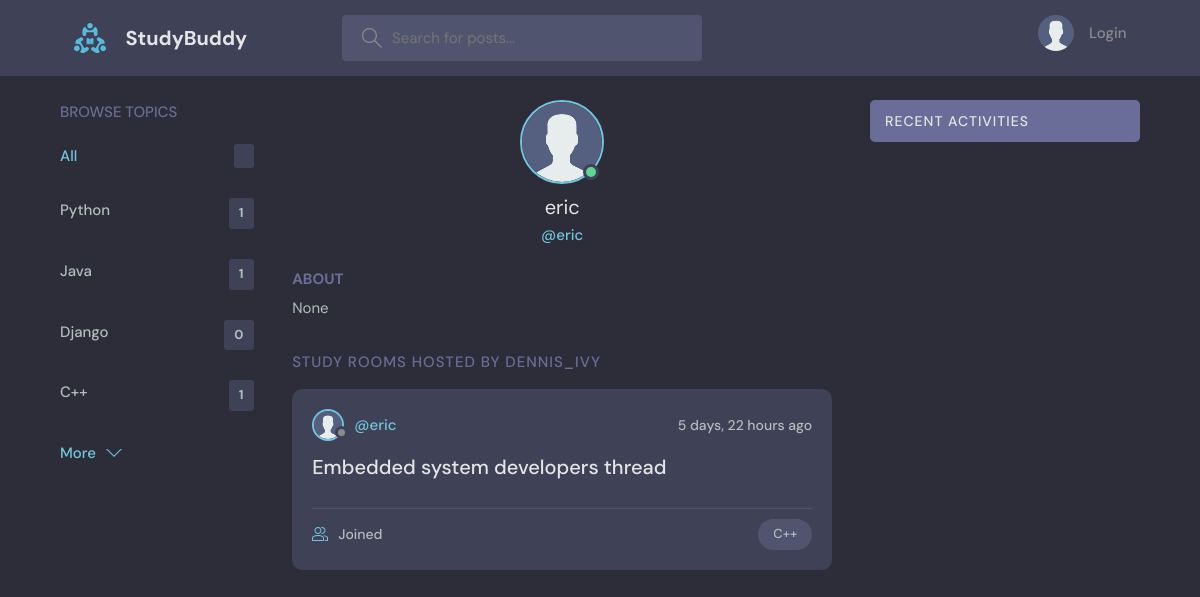
Before: /profile/4/ with the older database file.
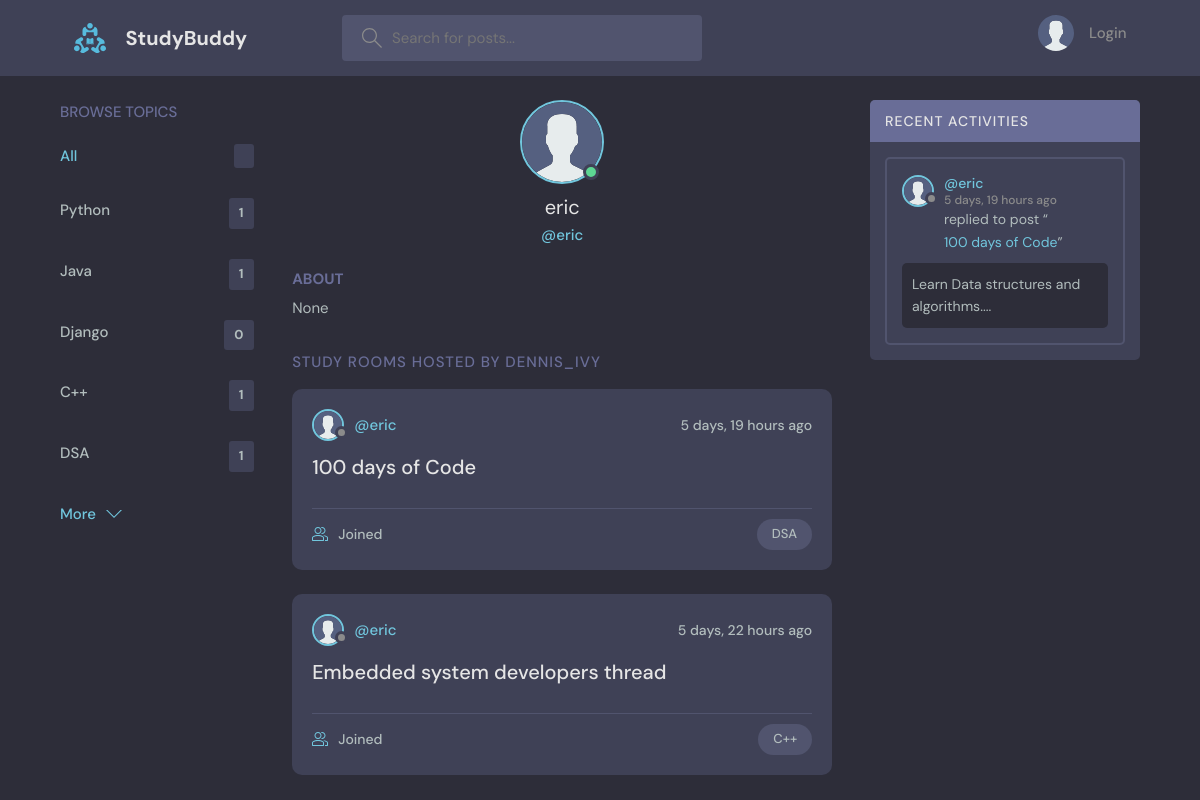
After: the same page with the newer database file.
### base/models.py (models this page shows)
class Topic(models.Model):
    name = models.CharField(max_length=200)
    def __str__(self):
        return self.name

class User(AbstractUser):
    name = models.CharField(max_length=200,  null=True)
    email = models.EmailField(unique=True)
    bio = models.TextField(null = True)
    avatar = models.ImageField(null = True, default="avatar.svg")
    USERNAME_FIELD = 'email'
    REQUIRED_FIELDS = []

class Room(models.Model):
    host = models.ForeignKey(User, on_delete=models.SET_NULL, null=True)
    topic = models.ForeignKey(Topic, on_delete=models.SET_NULL, null=True)
    name = models.CharField(max_length=200)
    description = models.TextField(null = True, blank=True)
    participants = models.ManyToManyField(User, related_name='participants', blank=True)
    updated = models.DateTimeField(auto_now=True)
    created = models.DateTimeField(auto_now_add = True)
    class Meta:
        ordering = ['-updated', '-created']
    def __str__(self):
        return self.name

class Message(models.Model):
    user = models.ForeignKey(User, on_delete=models.CASCADE)
    room = models.ForeignKey(Room, on_delete=models.CASCADE)
    body = models.TextField()
    updated = models.DateField(auto_now=True)
    created = models.DateTimeField(auto_now_add=True)
    class Meta:
        ordering = ['-updated', '-created']
    def __str__(self):
        return self.body[0:50]

### base/views.py (the view)
# urls.py: path('profile/<str:pk>/', views.userProfile, name="user-profile"),
def userProfile(request, pk):
    user = User.objects.get(id=pk)
    rooms  =user.room_set.all()
    room_messages = user.message_set.all()
    topics = Topic.objects.all()
    context = {'user':user, 'rooms':rooms, 'room_messages':room_messages, 'topics':topics}
    return render(request, 'base/profile.html', context)

### base/templates/base/profile.html (shortened to what this page needs)
{% extends 'main.html' %}
{% block content %}
  <main class="profile-page layout layout--3">
    <div class="container">
        {% include 'base/topics_component.html' %}
      <div class="roomList">
        <div class="profile">
          <div class="profile__avatar">
            <div class="avatar avatar--large active">
              <img src="{{user.avatar.url}}" />
            </div>
          </div>
          <div class="profile__info">
            <h3>{{user.username}}</h3>
            <p>@{{user.username}}</p>
          </div>
          <div class="profile__about">
            <h3>About</h3>
            <p>
              {{user.bio}}
            </p>
          </div>
        </div>
        <div class="roomList__header">
          <div>
            <h2>Study Rooms Hosted by dennis_ivy</a>
            </h2>
          </div>
        </div>
          {% include 'base/feed_component.html' %}
      </div>
        {% include 'base/activity_component.html' %}
    </div>
  </main>
  {% endblock content %}

### templates/main.html (shortened to what this page needs)
<!DOCTYPE html>
{% load static %}
<html lang="en">
  <head>
    <link rel="stylesheet" href="{% static 'styles/style.css' %}" />
  </head>
  <body>
    {% include 'navbar.html' %}
    {% block content%}{% endblock%}
  </body>
</html>

### templates/navbar.html (shortened to what this page needs)
{% load static %}
<header class="header header--loggedIn">
    <div class="container">
      <a href="{% url 'home' %}" class="header__logo">
        <img src="{% static 'images/logo.svg' %}" />
        <h1>StudyBuddy</h1>
      </a>
      <form class="header__search" method="GET" action="{% url 'home' %}">
        <label>
          <input type="text" name="q" placeholder="Search for posts..." />
        </label>
      </form>
      <nav class="header__menu">
        {% if request.user.is_authenticated %}
        <div class="header__user">
          <a href="{% url 'user-profile' request.user.id %}">
            <div class="avatar avatar--medium active">
              <img src="{{request.user.avatar.url}}" />
            </div>
            <p>{{request.user.username}} <span>@{{request.user.username}}</span></p>
          </a>
          <button class="dropdown-button">
            <svg version="1.1" xmlns="http://www.w3.org/2000/svg" width="32" height="32" viewBox="0 0 32 32">
              <title>chevron-down</title>
              <path d="M16 21l-13-13h-3l16 16 16-16h-3l-13 13z"></path>
            </svg>
          </button>
        </div>
        {% else %}
        <a href="{% url 'login' %}">
          <img src="{% static 'images/avatar.svg' %}" />
          <p>Login</p>
        </a>
        {% endif %}
      </nav>
    </div>
  </header>

### base/templates/base/topics_component.html
<div class="topics">
    <div class="topics__header">
      <h2>Browse Topics</h2>
    </div>
    <ul class="topics__list">
      <li>
        <a href="{% url 'home' %}" class="active">All <span>{{total_topics}}</span></a>
      </li>
      {% for topic in topics%}
      <li>
        <a href="{% url 'home' %}?q={{topic.name}}">{{topic.name}} <span>{{topic.room_set.all.count}}</span></a>
      </li>
      {% endfor %}
    </ul>
    <a class="btn btn--link" href="{% url 'topics' %}">
      More
      <svg version="1.1" xmlns="http://www.w3.org/2000/svg" width="32" height="32" viewBox="0 0 32 32">
        <title>chevron-down</title>
        <path d="M16 21l-13-13h-3l16 16 16-16h-3l-13 13z"></path>
      </svg>
    </a>
  </div>

### base/templates/base/feed_component.html (shortened to what this page needs)
{% for room in rooms %}
<div class="roomListRoom">
    <div class="roomListRoom__header">
      <a href="{% url 'user-profile' room.host.id%}" class="roomListRoom__author">
        <div class="avatar avatar--small">
          <img src="{{room.host.avatar.url}}" />
        </div>
        <span>@{{room.host.username}}</span>
      </a>
      <div class="roomListRoom__actions">
        <span>{{room.created|timesince}} ago</span>
      </div>
    </div>
    <div class="roomListRoom__content">
      <a href="{% url 'room' room.id %}">{{room.name}}</a>
    </div>
    <div class="roomListRoom__meta">
      <a href="{% url 'room' room.id %}" class="roomListRoom__joined">
        {{room.participants_set..all.count}} Joined
      </a>
      <p class="roomListRoom__topic">{{room.topic}}</p>
    </div>
  </div>
{% endfor %}

### base/templates/base/activity_component.html (shortened to what this page needs)
<div class="activities">
    <div class="activities__header">
      <h2>Recent Activities</h2>
    </div>
    {% for message in room_messages%}
    <div class="activities__box">
      <div class="activities__boxHeader roomListRoom__header">
        <a href="{% url 'user-profile' message.user.id %}" class="roomListRoom__author">
          <div class="avatar avatar--small">
            <img src="{{message.user.avatar.url}}" />
          </div>
          <p>
            @{{message.user.name}}
            <span>{{message.created|timesince}} ago</span>
          </p>
        </a>
      </div>
      <div class="activities__boxContent">
        <p>replied to post “<a href="{% url 'room' message.room.id %}">{{message.room}}</a>”</p>
        <div class="activities__boxRoomContent">
            {{message}}....
        </div>
      </div>
    </div>
    {% endfor %}
</div>

Changed rows visible on the page:
added Topic: name "DSA", room_set.all.count "1"
added Room: host.avatar (placeholder picture), host.username "eric", created "5 days, 19 hours", name "100 days of Code", topic "DSA"
added Message: user.avatar (placeholder picture), user.name "eric", created "5 days, 19 hours", room "100 days of Code", body "Learn Data structures and algorithms"
